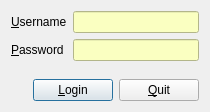
<?xml version="1.0" encoding="UTF-8"?>
<ui version="4.0">
 <class>Login</class>
 <widget class="QDialog" name="Login">
  <property name="geometry">
   <rect>
    <x>0</x>
    <y>0</y>
    <width>210</width>
    <height>112</height>
   </rect>
  </property>
  <property name="windowTitle">
   <string>Login</string>
  </property>
  <property name="windowIcon">
   <iconset resource="../resources.qrc">
    <normaloff>:/login</normaloff>:/login</iconset>
  </property>
  <property name="styleSheet">
   <string notr="true">QMessageBox {
	font-weight:  bold;
	color: red
}</string>
  </property>
  <layout class="QVBoxLayout" name="verticalLayout">
   <item>
    <layout class="QFormLayout" name="formLayout">
     <item row="0" column="0">
      <widget class="QLabel" name="label">
       <property name="text">
        <string>&amp;Username</string>
       </property>
       <property name="buddy">
        <cstring>usernameLineEdit</cstring>
       </property>
      </widget>
     </item>
     <item row="0" column="1">
      <widget class="QLineEdit" name="usernameLineEdit">
       <property name="toolTip">
        <string>&lt;!DOCTYPE HTML PUBLIC &quot;-//W3C//DTD HTML 4.0//EN&quot; &quot;http://www.w3.org/TR/REC-html40/strict.dtd&quot;&gt;
&lt;html&gt;&lt;head&gt;&lt;meta name=&quot;qrichtext&quot; content=&quot;1&quot; /&gt;&lt;style type=&quot;text/css&quot;&gt;
p, li { white-space: pre-wrap; }
&lt;/style&gt;&lt;/head&gt;&lt;body style=&quot; font-family:'MS Shell Dlg 2'; font-size:8.25pt; font-weight:400; font-style:normal;&quot;&gt;
&lt;p style=&quot; margin-top:0px; margin-bottom:0px; margin-left:0px; margin-right:0px; -qt-block-indent:0; text-indent:0px;&quot;&gt;&lt;span style=&quot; font-weight:600;&quot;&gt;Userul &lt;/span&gt;Dumneavoastra.&lt;/p&gt;&lt;/body&gt;&lt;/html&gt;</string>
       </property>
       <property name="statusTip">
        <string>Username</string>
       </property>
       <property name="whatsThis">
        <string>&lt;!DOCTYPE HTML PUBLIC &quot;-//W3C//DTD HTML 4.0//EN&quot; &quot;http://www.w3.org/TR/REC-html40/strict.dtd&quot;&gt;
&lt;html&gt;&lt;head&gt;&lt;meta name=&quot;qrichtext&quot; content=&quot;1&quot; /&gt;&lt;style type=&quot;text/css&quot;&gt;
p, li { white-space: pre-wrap; }
&lt;/style&gt;&lt;/head&gt;&lt;body style=&quot; font-family:'MS Shell Dlg 2'; font-size:8.25pt; font-weight:400; font-style:normal;&quot;&gt;
&lt;p style=&quot; margin-top:0px; margin-bottom:0px; margin-left:0px; margin-right:0px; -qt-block-indent:0; text-indent:0px;&quot;&gt;&lt;span style=&quot; font-weight:600;&quot;&gt;Userul &lt;/span&gt;Dumneavoastra.&lt;/p&gt;&lt;/body&gt;&lt;/html&gt;</string>
       </property>
       <property name="styleSheet">
        <string notr="true">background-color: rgb(250, 255, 193);</string>
       </property>
      </widget>
     </item>
     <item row="1" column="0">
      <widget class="QLabel" name="label_2">
       <property name="text">
        <string>&amp;Password</string>
       </property>
       <property name="buddy">
        <cstring>passwordLineEdit</cstring>
       </property>
      </widget>
     </item>
     <item row="1" column="1">
      <widget class="QLineEdit" name="passwordLineEdit">
       <property name="toolTip">
        <string>&lt;!DOCTYPE HTML PUBLIC &quot;-//W3C//DTD HTML 4.0//EN&quot; &quot;http://www.w3.org/TR/REC-html40/strict.dtd&quot;&gt;
&lt;html&gt;&lt;head&gt;&lt;meta name=&quot;qrichtext&quot; content=&quot;1&quot; /&gt;&lt;style type=&quot;text/css&quot;&gt;
p, li { white-space: pre-wrap; }
&lt;/style&gt;&lt;/head&gt;&lt;body style=&quot; font-family:'MS Shell Dlg 2'; font-size:8.25pt; font-weight:400; font-style:normal;&quot;&gt;
&lt;p style=&quot; margin-top:0px; margin-bottom:0px; margin-left:0px; margin-right:0px; -qt-block-indent:0; text-indent:0px;&quot;&gt;&lt;span style=&quot; font-weight:600;&quot;&gt;Parola &lt;/span&gt;Dumneavoastra.&lt;/p&gt;&lt;/body&gt;&lt;/html&gt;</string>
       </property>
       <property name="statusTip">
        <string>Parola Dumneavoastra.</string>
       </property>
       <property name="whatsThis">
        <string>&lt;!DOCTYPE HTML PUBLIC &quot;-//W3C//DTD HTML 4.0//EN&quot; &quot;http://www.w3.org/TR/REC-html40/strict.dtd&quot;&gt;
&lt;html&gt;&lt;head&gt;&lt;meta name=&quot;qrichtext&quot; content=&quot;1&quot; /&gt;&lt;style type=&quot;text/css&quot;&gt;
p, li { white-space: pre-wrap; }
&lt;/style&gt;&lt;/head&gt;&lt;body style=&quot; font-family:'MS Shell Dlg 2'; font-size:8.25pt; font-weight:400; font-style:normal;&quot;&gt;
&lt;p style=&quot; margin-top:0px; margin-bottom:0px; margin-left:0px; margin-right:0px; -qt-block-indent:0; text-indent:0px;&quot;&gt;&lt;span style=&quot; font-weight:600;&quot;&gt;Parola &lt;/span&gt;Dumneavoastra.&lt;/p&gt;&lt;/body&gt;&lt;/html&gt;</string>
       </property>
       <property name="styleSheet">
        <string notr="true">background-color: rgb(250, 255, 193);</string>
       </property>
       <property name="echoMode">
        <enum>QLineEdit::Password</enum>
       </property>
      </widget>
     </item>
    </layout>
   </item>
   <item>
    <layout class="QHBoxLayout" name="horizontalLayout">
     <item>
      <spacer name="horizontalSpacer">
       <property name="orientation">
        <enum>Qt::Horizontal</enum>
       </property>
       <property name="sizeHint" stdset="0">
        <size>
         <width>40</width>
         <height>20</height>
        </size>
       </property>
      </spacer>
     </item>
     <item>
      <widget class="QLabel" name="loadingLabel">
       <property name="text">
        <string/>
       </property>
      </widget>
     </item>
     <item>
      <widget class="QPushButton" name="loginButton">
       <property name="text">
        <string>&amp;Login</string>
       </property>
       <property name="icon">
        <iconset resource="../resources.qrc">
         <normaloff>:/login</normaloff>:/login</iconset>
       </property>
      </widget>
     </item>
     <item>
      <widget class="QPushButton" name="quitButton">
       <property name="text">
        <string>&amp;Quit</string>
       </property>
       <property name="icon">
        <iconset resource="../resources.qrc">
         <normaloff>:/cancel</normaloff>:/cancel</iconset>
       </property>
      </widget>
     </item>
    </layout>
   </item>
  </layout>
 </widget>
 <tabstops>
  <tabstop>usernameLineEdit</tabstop>
  <tabstop>passwordLineEdit</tabstop>
  <tabstop>loginButton</tabstop>
  <tabstop>quitButton</tabstop>
 </tabstops>
 <resources>
  <include location="../resources.qrc"/>
 </resources>
 <connections>
  <connection>
   <sender>quitButton</sender>
   <signal>clicked()</signal>
   <receiver>Login</receiver>
   <slot>reject()</slot>
   <hints>
    <hint type="sourcelabel">
     <x>140</x>
     <y>74</y>
    </hint>
    <hint type="destinationlabel">
     <x>16</x>
     <y>66</y>
    </hint>
   </hints>
  </connection>
 </connections>
</ui>
